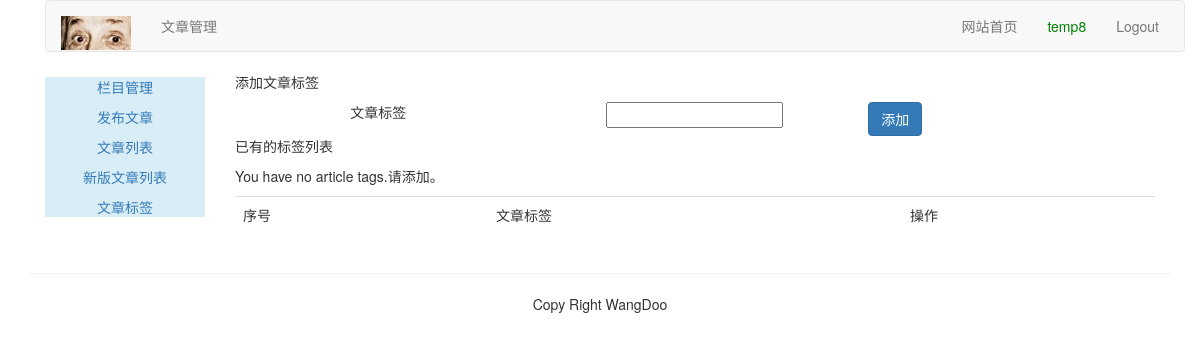
/article-column/article-tag/ (signed in), run on an earlier commit of the app's database.
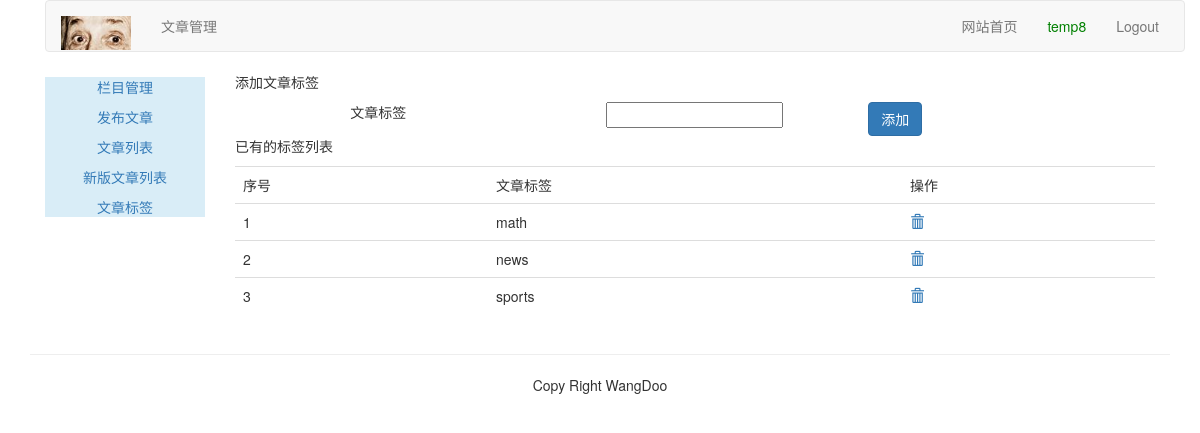
And on a later commit of the database.
### article/models.py (models this page shows, shortened)
class ArticleTag(models.Model):
	author = models.ForeignKey(User, related_name="tag", on_delete=models.CASCADE)
	tag = models.CharField(max_length=500)

### article/views.py (the view, shortened to what this page needs)
# urls.py: path('article-tag/', views.article_tag, name="article_tag"),
@login_required(login_url='/account/login/')
@csrf_exempt
def article_tag(request):
	if request.method == "GET":
		article_tags = ArticleTag.objects.filter(author=request.user)
		article_tag_form = ArticleTagForm()
		return render(request, "article/tag/tag_list.html", {"article_tags":article_tags, "article_tag_form":article_tag_form})

### article/forms.py
class ArticleTagForm(forms.ModelForm):
	class Meta:
		model = ArticleTag
		fields = ('tag',)

### templates/article/tag/tag_list.html (shortened to what this page needs)
{% extends "article/base.html" %}
{% load staticfiles %}
{% block content %}
<div>
	<p>添加文章标签</p>
	<form class="form-horizontal" action="." method="post">{% csrf_token %}
		<div class="row" style="margin-top: 10px">
			<div class="col-md-4 text-center"><span>文章标签</span></div>
			<div class="col-md-4 text-center">{{ article_tag_form.tag }}</div>
			<div class="col-md-4"><input type="button" class="btn btn-primary " value="添加" onclick="add_tag()"></div>
		</div>
	</form>
</div>
<div>
	<p>已有的标签列表</p>
	<table class="table table-hover">
		<tr>
			<td>序号</td>
			<td>文章标签</td>
			<td>操作</td>
		</tr>
		{% for article_tag in article_tags %}
		<tr id="{{ forloop.counter }}">
			<td>{{ forloop.counter }}</td>
			<td>{{ article_tag.tag }}</td>
			<td><a href="javascript:" name="delete" onclick="del_tag(this, {{ article_tag.id }})"><span class="glyphicon glyphicon-trash"></span></a></td>
		</tr>
		{% empty %}
		<p>You have no article tags.请添加。</p>
		{% endfor %}
	</table>
</div>
{% endblock %}

What changed in the data, as far as the page shows it:
added ArticleTag: tag "math"
added ArticleTag: tag "news"
added ArticleTag: tag "sports"
Also different on the page:
text no longer shown: "You have no article tags.请添加。"
